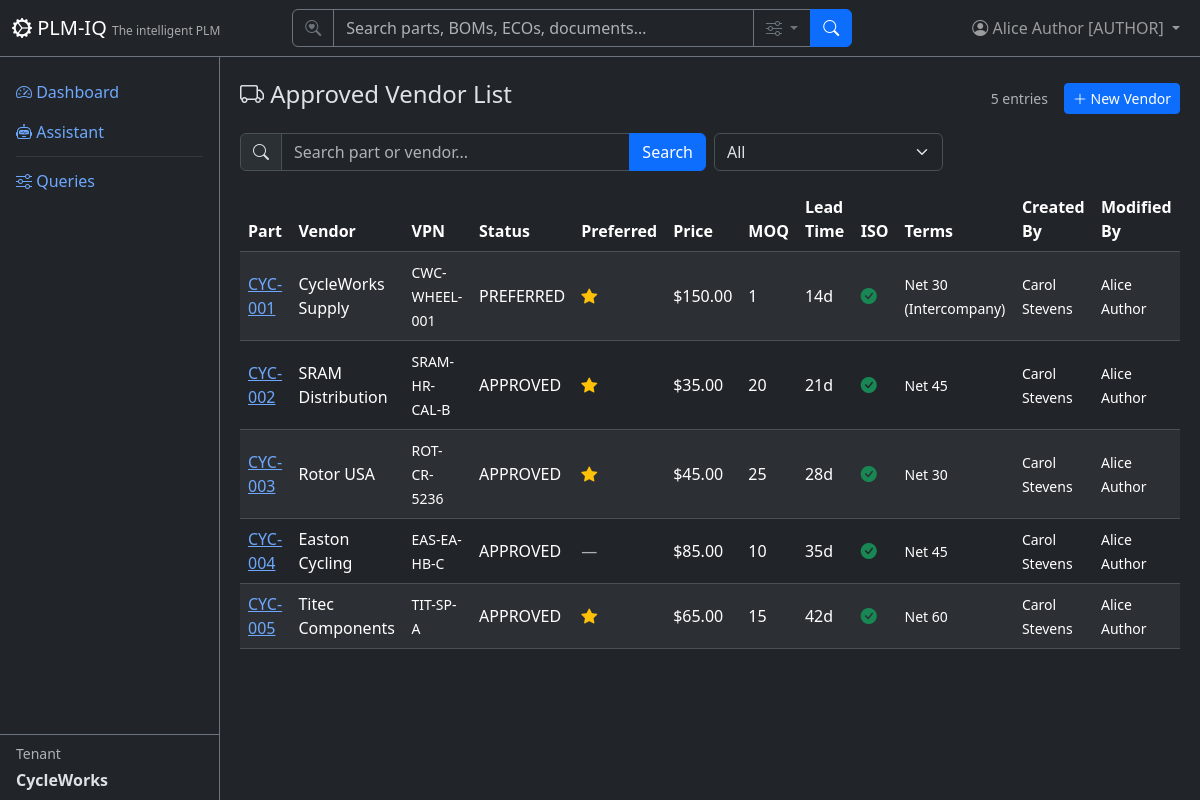
The page /avl (signed in) on the database as committed earlier.
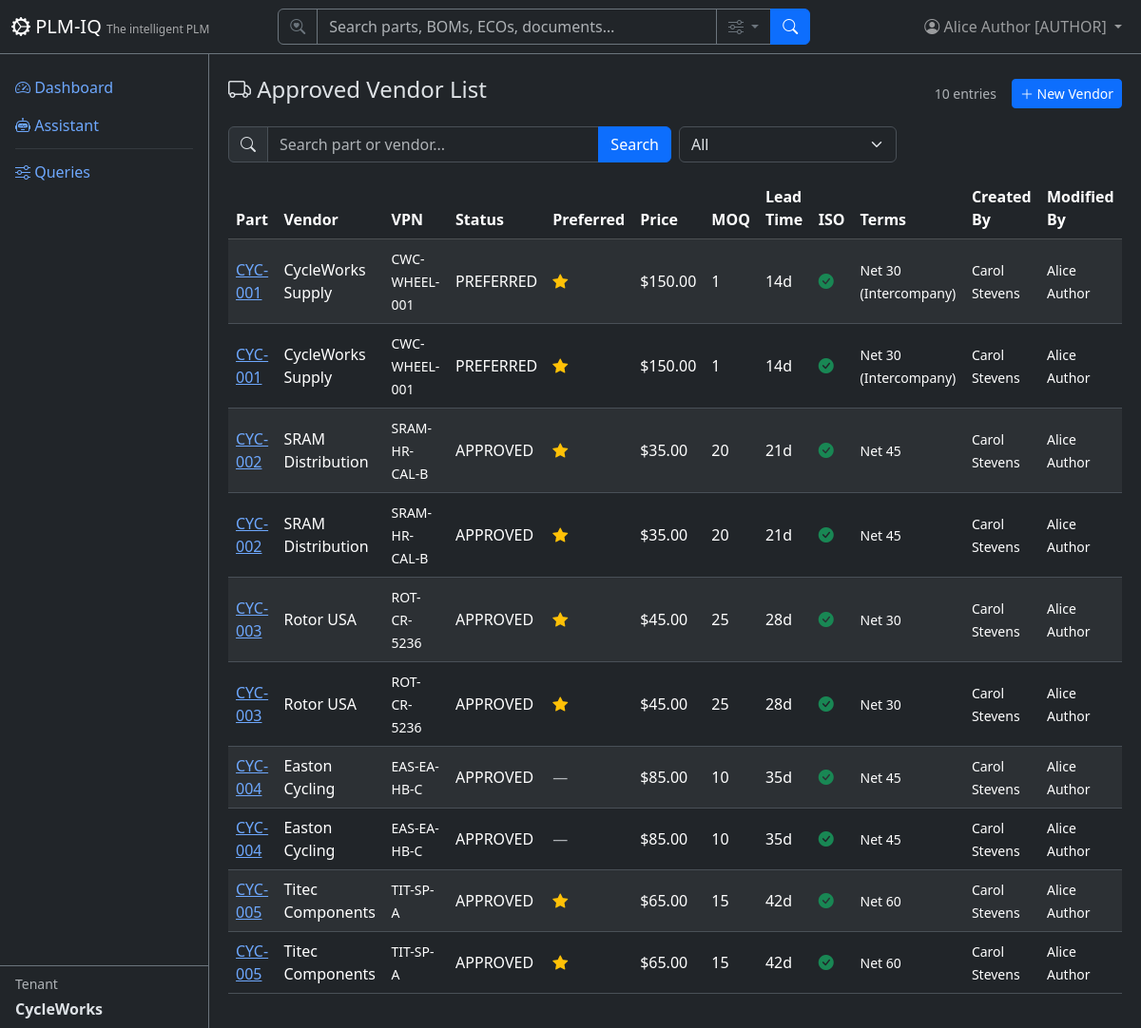
The same page on the database as committed later.
### app/models/avl.py (models this page shows)
class ApprovedVendor(Base):
    __tablename__ = "approved_vendor_list"
    id = Column("id", Integer, primary_key=True, autoincrement=True)
    part_number = Column("part_number", String, ForeignKey("parts.part_number"), nullable=False)
    part_revision = Column("part_revision", String)
    part_name = Column("part_name", String)
    vendor_name = Column("vendor_name", String, nullable=False)
    vendor_site = Column("vendor_site", String)
    vendor_contact = Column("vendor_contact", String)
    vendor_part_number = Column("vendor_part_number", String)
    vendor_status = Column("vendor_status", String, default="APPROVED")
    preferred_flag = Column("preferred_flag", String, nullable=False, default="No")
    lead_time_days = Column("lead_time_days", Integer)
    unit_price = Column("unit_price", Numeric(12, 4))
    currency = Column("currency", String, default="USD")
    min_order_qty = Column("min_order_qty", Integer, default=1)
    moq_uom = Column("moq_uom", String)
    payment_terms = Column("payment_terms", String)
    shipping_method = Column("shipping_method", String)
    contract_number = Column("contract_number", String)
    iso_certified = Column("iso_certified", String)
    compliance_status = Column("compliance_status", String)
    approval_date = Column("approval_date", String)
    notes = Column("notes", String)
    created_by = Column("created_by", Integer, ForeignKey("users.user_id"))
    modified_by = Column("modified_by", Integer, ForeignKey("users.user_id"))
    created_date = Column("created_date", String)
    modified_date = Column("modified_date", String)
    tenant_id = Column("tenant_id", Integer, ForeignKey("tenants.tenant_id"), nullable=False, default=1)
    tenant_key = Column("tenant_key", String, nullable=False)
    part = relationship("Part", back_populates="avl_items")

### app/models/tenant_user.py (models this page shows)
class User(Base):
    __tablename__ = "users"
    user_id = Column("user_id", Integer, primary_key=True, autoincrement=True)
    username = Column("username", String, unique=True, nullable=False)
    full_name = Column("full_name", String, nullable=False)
    email = Column("email", String)
    password_hash = Column("password_hash", String, nullable=False, default="")
    tenant_id = Column("tenant_id", Integer, ForeignKey("tenants.tenant_id"), nullable=False, default=1)
    tenant_key = Column("tenant_key", String, nullable=False)
    is_active = Column("is_active", Boolean, default=True)
    created_date = Column("created_date", String)
    role = Column("role", String, nullable=False, default="reader")
    tenant = relationship("Tenant", back_populates="users")
    favorites = relationship("Favorite", back_populates="user")

### app/routers/avl.py (the view)
@router.get("", response_class=HTMLResponse)
def list_avl(
    request: Request,
    q: Optional[str] = Query(None, description="Search"),
    preferred: Optional[str] = Query(None, description="Preferred only"),
    page: int = Query(1, ge=1),
    db: TenantScopedSession = Depends(get_tenant_db),
):
    user = require_user(request, db)
    ctx = auth_context(request, db)
    query = db.query(ApprovedVendor)
    if q:
        query = query.filter(
            or_(
                ApprovedVendor.part_number.ilike(f"%{q}%"),
                ApprovedVendor.vendor_name.ilike(f"%{q}%"),
            )
        )
    if preferred == "Yes":
        query = query.filter(ApprovedVendor.preferred_flag == "Yes")
    total = query.count()
    offset = (page - 1) * DEFAULT_PAGE_SIZE
    items = query.order_by(ApprovedVendor.part_number).offset(offset).limit(DEFAULT_PAGE_SIZE).all()
    return HTMLResponse(content=render(
        "avl/list.html",
        **ctx,
        items=items,
        page=page,
        total=total,
        pages=(total + DEFAULT_PAGE_SIZE - 1) // DEFAULT_PAGE_SIZE,
        q=q or "",
        preferred_filter=preferred or "",
    ))

### app/templates/avl/list.html (shortened to what this page needs)
{% extends "base.html" %}
{% block content %}
<div class="d-flex justify-content-between align-items-center mb-3">
    <h4><i class="bi bi-truck"></i> Approved Vendor List</h4>
    <div class="d-flex align-items-center gap-3">
        <span class="text-muted small">{{ total }} entries</span>
        {% if current_user and current_user.role == 'author' %}
        <a href="/avl/new" class="btn btn-sm btn-primary"><i class="bi bi-plus-lg"></i> New Vendor</a>
        {% endif %}
    </div>
</div>
<form method="GET" class="row g-2 mb-3">
    <div class="col-md-6">
        <div class="input-group">
            <span class="input-group-text"><i class="bi bi-search"></i></span>
            <input type="text" name="q" class="form-control" placeholder="Search part or vendor..." value="{{ q }}">
            <button class="btn btn-primary" type="submit">Search</button>
        </div>
    </div>
    <div class="col-md-3">
        <select name="preferred" class="form-select" onchange="this.form.submit()">
            <option value="">All</option>
        </select>
    </div>
</form>
<div class="table-responsive">
    <table class="table table-striped table-hover align-middle">
        <thead class="table-dark">
            <tr><th>Part</th><th>Vendor</th><th>VPN</th><th>Status</th><th>Preferred</th><th>Price</th><th>MOQ</th><th>Lead Time</th><th>ISO</th><th>Terms</th><th>Created By</th><th>Modified By</th></tr>
        </thead>
        <tbody>
            {% for item in items %}
            <tr>
                <td><a href="/parts/{{ item.part_number }}">{{ item.part_number }}</a></td>
                <td>{{ item.vendor_name }}</td>
                <td><small>{{ item.vendor_part_number or '-' }}</small></td>
                <td>{{ item.vendor_status or '-' }}</td>
                <td>{% if item.preferred_flag == 'Yes' %}<i class="bi bi-star-fill text-warning"></i>{% else %}<span class="text-muted">&mdash;</span>{% endif %}</td>
                <td>{{ item.unit_price|currency if item.unit_price else '-' }}</td>
                <td>{{ item.min_order_qty or '-' }}</td>
                <td>{{ item.lead_time_days or '-' }}d</td>
                <td>{% if item.iso_certified == 'Yes' %}<i class="bi bi-check-circle-fill text-success"></i>{% else %}<span class="text-muted">&mdash;</span>{% endif %}</td>
                <td><small>{{ (item.payment_terms or '')|truncate(20) or '-' }}</small></td>
                <td><small>{{ user_map.get(item.created_by, '—') if user_map else (item.created_by or '—') }}</small></td>
                <td><small>{{ user_map.get(item.modified_by, '—') if user_map else (item.modified_by or '—') }}</small></td>
            </tr>
            {% else %}
            <tr><td colspan="12" class="text-center text-muted py-4">No AVL entries.</td></tr>
            {% endfor %}
        </tbody>
    </table>
</div>
{% endblock %}

Rows that differ between the two databases and show on the page:
added ApprovedVendor: part_number "CYC-001", vendor_name "CycleWorks Supply", vendor_part_number "CWC-WHEEL-001", vendor_status "PREFERRED", preferred_flag "Yes" (drawn), unit_price "$150.00", min_order_qty "1", lead_time_days "14", iso_certified "Yes" (drawn), payment_terms "Net 30 (Intercompany)", get "Carol Stevens", get "Alice Author"
added ApprovedVendor: part_number "CYC-002", vendor_name "SRAM Distribution", vendor_part_number "SRAM-HR-CAL-B", vendor_status "APPROVED", preferred_flag "Yes" (drawn), unit_price "$35.00", min_order_qty "20", lead_time_days "21", iso_certified "Yes" (drawn), payment_terms "Net 45", get "Carol Stevens", get "Alice Author"
added ApprovedVendor: part_number "CYC-003", vendor_name "Rotor USA", vendor_part_number "ROT-CR-5236", vendor_status "APPROVED", preferred_flag "Yes" (drawn), unit_price "$45.00", min_order_qty "25", lead_time_days "28", iso_certified "Yes" (drawn), payment_terms "Net 30", get "Carol Stevens", get "Alice Author"
added ApprovedVendor: part_number "CYC-004", vendor_name "Easton Cycling", vendor_part_number "EAS-EA-HB-C", vendor_status "APPROVED", unit_price "$85.00", min_order_qty "10", lead_time_days "35", iso_certified "Yes" (drawn), payment_terms "Net 45", get "Carol Stevens", get "Alice Author"
added ApprovedVendor: part_number "CYC-005", vendor_name "Titec Components", vendor_part_number "TIT-SP-A", vendor_status "APPROVED", preferred_flag "Yes" (drawn), unit_price "$65.00", min_order_qty "15", lead_time_days "42", iso_certified "Yes" (drawn), payment_terms "Net 60", get "Carol Stevens", get "Alice Author"
Other text that changed with them:
{{ total }}: "5" → "10"
